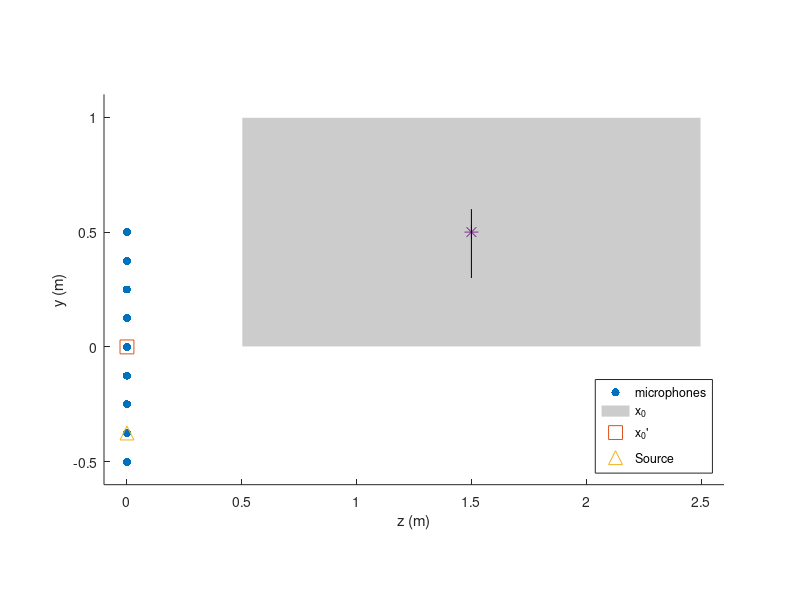

This figure's MATLAB source: (Note: this script raises an error after producing the figure.)

%% author Gilles Chardon, 2021

%% Bias in 2D and 1D

% Figures 1 2 and 3

%% Array and grid

% number of microphones
N = 81;

% coordinates
[ya1, za1] = meshgrid(linspace(-0.5, 0.5, sqrt(N)), linspace(-0.5, 0.5, sqrt(N)));

Array = [0*ones(N, 1), ya1(:), za1(:)];

% source
XS = [1.5,0.5,0];

% SNR (noiseless measurements)
SNR = 10000;

k2D = 15;

% size of the 2D grid
N = 101;

yy = linspace(0, 1, N);
xx = linspace(0.5, 2.5, 2*N);

% reference point 1
X0 = [0,0,0];
% reference point 2
X02 = [0.,-0.375,0];

%% Fig 1. geometry
close all
figure

scatter(Array(:, 1), Array(:, 2), 'ok', 'filled')
hold on
rectangle('Position', [0.5 0 2 1], 'FaceColor',[0.8 .8 .8], 'EdgeColor', [1 1 1])
scatter(X0(1), X0(2), 100, 'sk')
scatter(X02(1), X02(2), 100, '^k')
scatter(XS(1), XS(2), 100, '*k')
line([1.5 1.5], [0.3, 0.6], 'Color', 'black')


axis equal
ylim([-0.6, 1.1])
xlim([-0.1, 2.6])
xlabel('z (m)')
ylabel('y (m)')
legend('microphones', 'x_0', "x_0'", 'Source', 'location', 'southeast')


%% Fig 2. Contour plot, two references
MCbf_contour(Array, X0, XS, k2D, xx, yy, N, 2*N, X02);

%% Fig 3/ Criteria on a line

k1D = 5;

yy2 =  linspace(0.3, 0.6, N);

MCbf_line(Array, X0, XS, k1D, yy2, N, X02);
